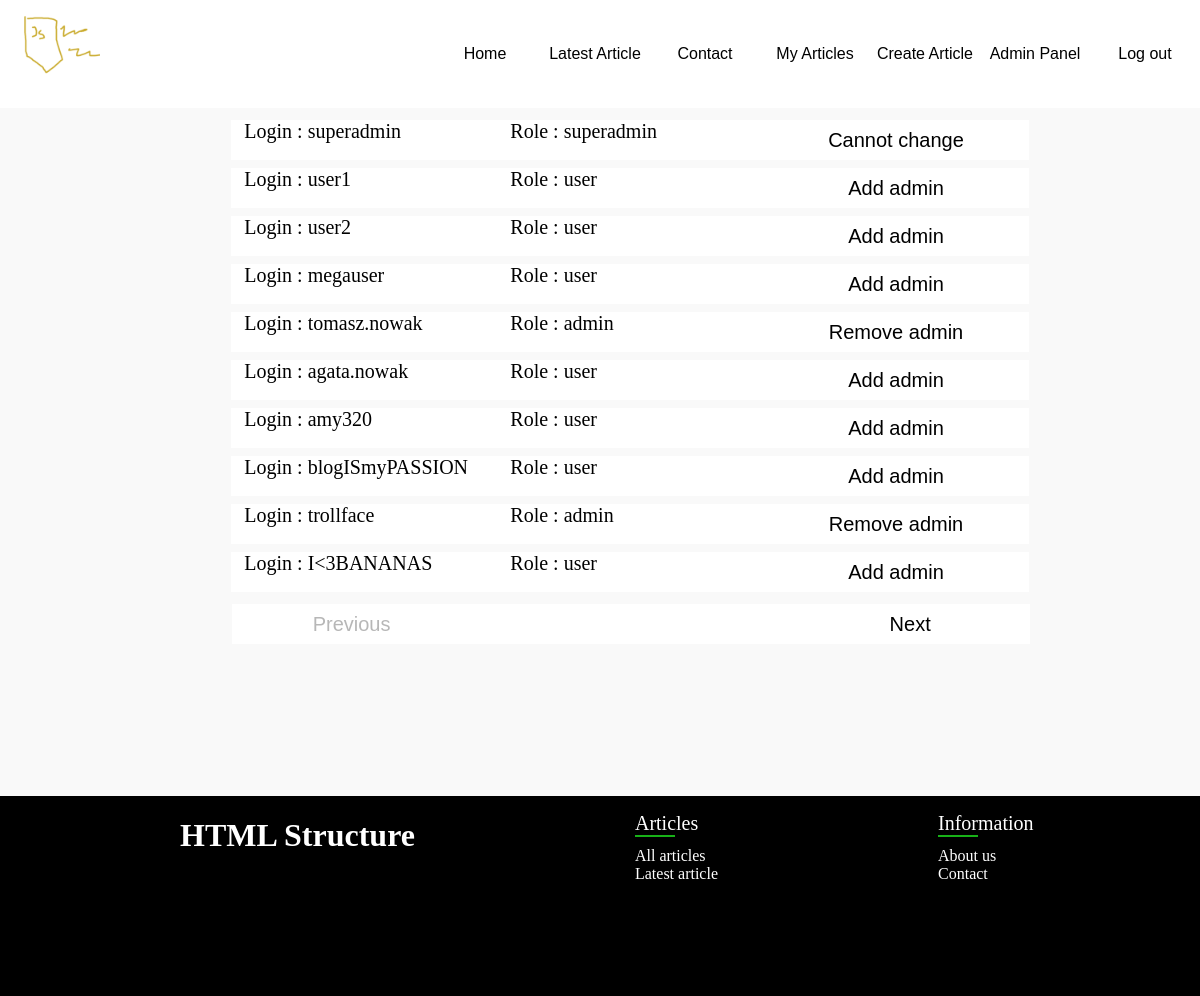
The app's page /adminpanel.php (signed in), older data.
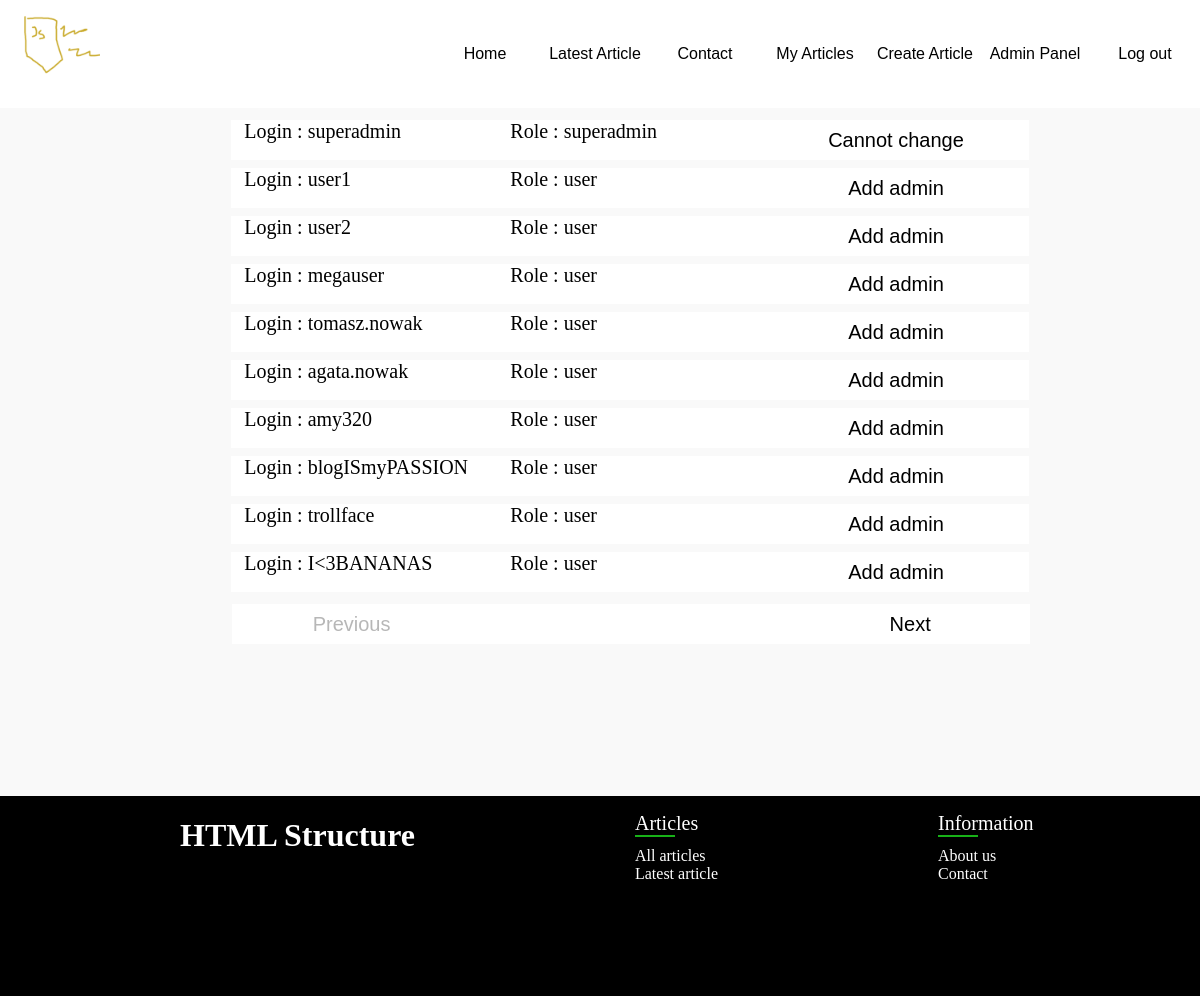
The same page, newer data.
### tables this page shows
CREATE TABLE `users` (
  `id` int(11) NOT NULL,
  `login` text DEFAULT NULL,
  `password` text DEFAULT NULL,
  `role` varchar(10) DEFAULT NULL
);

### adminpanel.php (the view, shortened to what this page needs)
<?php
require('php/connection.php');
include('php/functions.php');
$user = checkSession($con);
$role = getRole($user);
$userCount = $con->query("SELECT COUNT(*) FROM users")->fetch_row()[0];
$page = isset($_GET['page']) ? (int)$_GET['page'] : 1;
$offset = ($page - 1) * 10;
$query = $con->prepare("SELECT * FROM users ORDER BY id ASC LIMIT 10 OFFSET ?");
$query->bind_param("i", $offset);
$query->execute();
$result = $query->get_result();
$users = $result->fetch_all(MYSQLI_ASSOC);
?>
<!DOCTYPE html>
<html lang="pl">
<head>
    <link rel="stylesheet" href="style.css">
</head>
<body>
    <?php getNav($role);?>
    <div class="container">
        <main class="adminpanel">
            <?php
                foreach($users as $user) {
                $login = $user['login'];
                $userRole = $user['role'];
                ?>
                <div>
                    <span>Login : <?php echo $login; ?></span>
                    <span>Role : <?php echo $userRole; ?></span>
                    <?php
                        if(!isSuperAdmin($userRole)){
                            ?>
                            <button onClick="location.href='adminpanel.php?changePerms=<?php echo $login; ?>'">
                                <?= isAdmin($userRole) ? "Remove admin" : "Add admin"; ?>
                            </button>
                            <?php
                        }
                        else{
                            ?>
                            <button>Cannot change</button>
                            <?php
                        }
                    ?>
                </div>
            <?php
            }
            ?>
            <div id="adminpagebuttons">
                <button <?php echo $page - 1 <=0 ? 'disabled' : ''; ?> onClick="location.href='adminpanel.php?page=<?php echo $page -1; ?>'">Previous</button>
                <button <?php echo $offset + 10 >= $userCount ? 'disabled' : ''; ?> onClick="location.href='adminpanel.php?page=<?php echo $page + 1; ?>'">Next</button>
            </div>
        </main>
    </div>
    <?php getFooter($role);?>
</body>
</html>

### php/functions.php (shortened to what this page needs)
<?php
function getNav($role){
    echo "<nav>
        <img id='logo' src='static/logo.png' alt='logo'>
        <div class='nav-buttons'>
            <button onclick=\"location.href='index.php'\">Home</button>
            <button onclick=\"location.href='article.php'\">Latest Article</button>
            <button onclick=\"location.href='contact.php'\">Contact</button>";
    if(isUser($role)){
        echo "<button onclick=\"location.href='myarticles.php'\">My Articles</button>
        <button onclick=\"location.href='managearticle.php'\">Create Article</button>";
        if(isAdmin($role)){
            echo "<button onclick=\"location.href='adminpanel.php'\">Admin Panel</button>";
        }
        echo "<button onclick=\"location.href='logout.php'\">Log out</button>";
    }
    else{
        echo "<button onclick=\"location.href='login.php'\">Log in</button>";
    }
    echo "</div>
        <img id='hamburger' src='static/hamburger.png' alt='hamburger'>
        <img id='x' src='static/x.png' alt='x'>
        </nav>";
}
function getFooter(){
    echo "<footer>
        <h1>HTML Structure</h1>
        <ul>
            <li>Articles</li>
            <li><span></span></li>
            <li><a href='index.php'>All articles</a></li>
            <li><a href='article.php'>Latest article</a></li>
        </ul>
        <ul>
            <li>Information</li>
            <li><span></span></li>
            <li><a href='#'>About us</a></li>
            <li><a href='contact.php'>Contact</a></li>
        </ul>
    </footer>
    <button onclick=\"scrollToTop()\" id=\"scroll\" style=\"display: none\">↑</button>
    <script src=\"script.js\"></script>";
}
function checkSession($con){
    if(isset($_SESSION["user_id"])){
        $id = $_SESSION["user_id"];
        $query = $con->prepare("SELECT * FROM users WHERE id = ?");
        $query->bind_param("i", $id);
        $query->execute();
        $result = $query->get_result();
        if($result && mysqli_num_rows($result) > 0){
            return $result->fetch_assoc();
        }
    }
}
function isAdmin($role){
    return $role == "admin" ||  isSuperAdmin($role);
}
function isSuperAdmin($role){
    return $role == "superadmin";
}
function isUser($role){
    return $role == 'user' || isAdmin($role);
}

### style.css (style rules this page uses)
html,body { margin: 0; padding: 0; width: 100%; scrollbar-width: none; -ms-overflow-style: none; scroll-behavior: smooth; }
div { height: 80%; }
.container { width: 100%; display: flex; flex-direction: column; flex-wrap: wrap; background-color: #f9f9f9; }
main { min-height: 85vh; margin-left: 5%; display: flex; flex-direction: column; flex-wrap: wrap; align-content: space-around; align-items: center; }
ul { margin-left: 15%; list-style-type: none; }
footer { height: 25vh; width: 100%; background-color: rgb(0, 0, 0); color: white; display: flex; align-content: center; }
footer>ul li:first-child { font-size: 20px; }
footer span { display: block; width: 40px; height: 2px; margin-bottom: 10px; background-color: rgb(24, 177, 24); }
footer a { text-decoration: none; color: white; transition: ease-in-out 0.5s; }
footer h1 { margin-left: 15%; }
nav { display: flex; padding: 0; position: sticky; top: 0; z-index: 9999; background-color: white; }
#logo { height: 100px; width: 100px; }
.nav-buttons { display: flex; flex-direction: row; justify-content: flex-end; align-items: center; width: 100%; height: auto; background-color: white; }
.nav-buttons button { background-color: transparent; border: none; color: #000; font-size: 16px; cursor: pointer; transition: 0.3s ease; height: 13.5vh; width: 10%; }
.adminpanel { height: auto; display: flex; flex-direction: column; margin-top: 1vh; }
.adminpanel div { width: 70%; display: flex; justify-content: space-around; text-align: left; height: 5vh; margin: 0.5vh; background-color: white; }
.adminpanel div * { border:none; width: 30%; font-size: 20px; }
.adminpanel button { cursor: pointer; transition: 0.3s ease; background-color: transparent; background-color: white; height: 5vh; }
#adminpagebuttons { margin-left: 0.5%; margin-top: 1vh; display: flex; justify-content: space-between; align-items: center; height: 5vh; }

Row changes from the older to the newer data that the page shows:
changed users "tomasz.nowak": role "admin" → "user"; role "Remove admin" → "Add admin"
changed users "trollface": role "admin" → "user"; role "Remove admin" → "Add admin"
